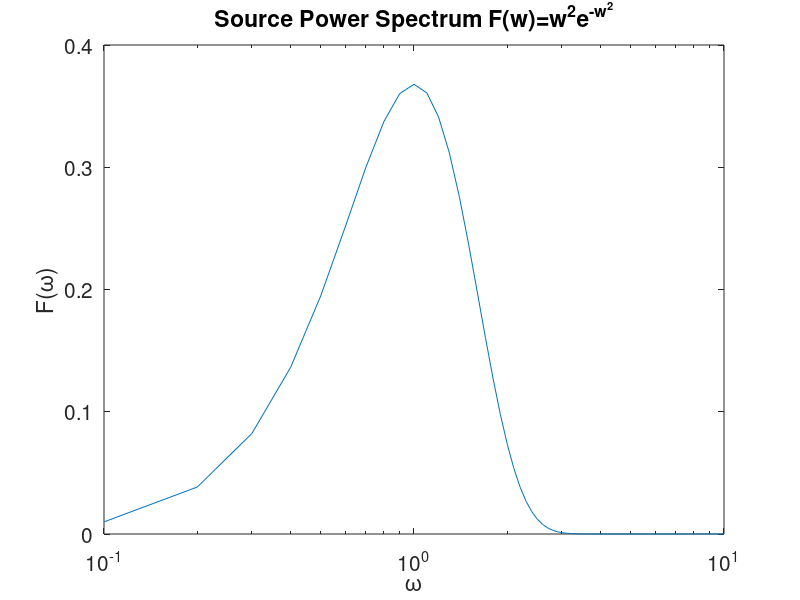
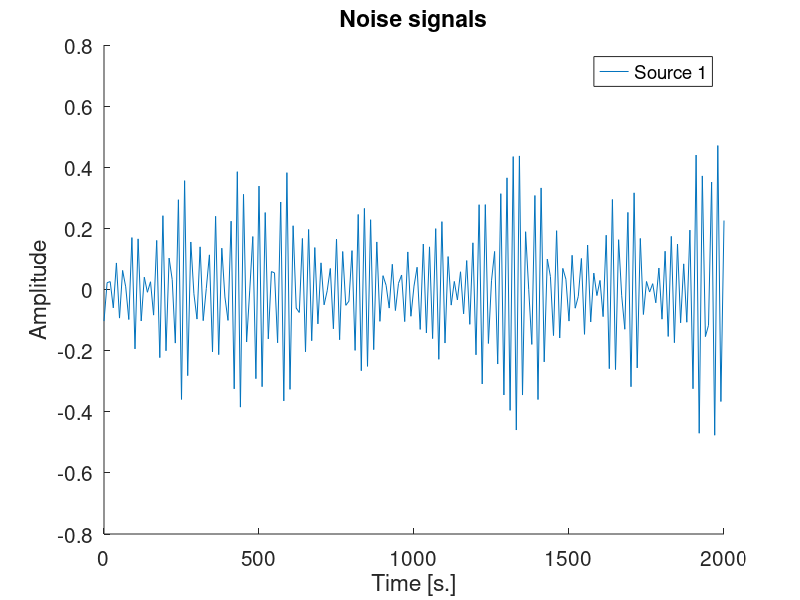

Write the MATLAB code that produced these figures, in order.
% Clear Matlab
clear
close all

% Parameters
N=1;        % Number of simulated random process
df=0.1;     % Frequency step [Hz.]
fmax=10;    % Maximum frequency [Hz.]

w=(-fmax:df:fmax);
n=length(w);
t=0:1/df:(length(w)-1)/df;
R=w.^2.*exp(-w.^2);

% Plot F
figure(1)
semilogx(w(round((length(w))/2+1):end),R(round((length(w))/2+1):end))
xlabel '\omega'
ylabel 'F(\omega)'
title 'Source Power Spectrum F(w)=w^2e^{-w^2}'
set(gca,'FontSize',15)

W=randn(n,N);
filter=repmat(R',1,N);
F=sqrt(filter).*fft(W);
for i=1:min(5,N)
    figure(2),hold on
    plot(t,real(ifft(F(:,i))))
    info{i}=sprintf('Source %d',i);
end
figure(2)
hold off
xlabel 'Time [s.]'
ylabel 'Amplitude'
title 'Noise signals'
legend(info)
clear info
set(gca,'fontsize',15)